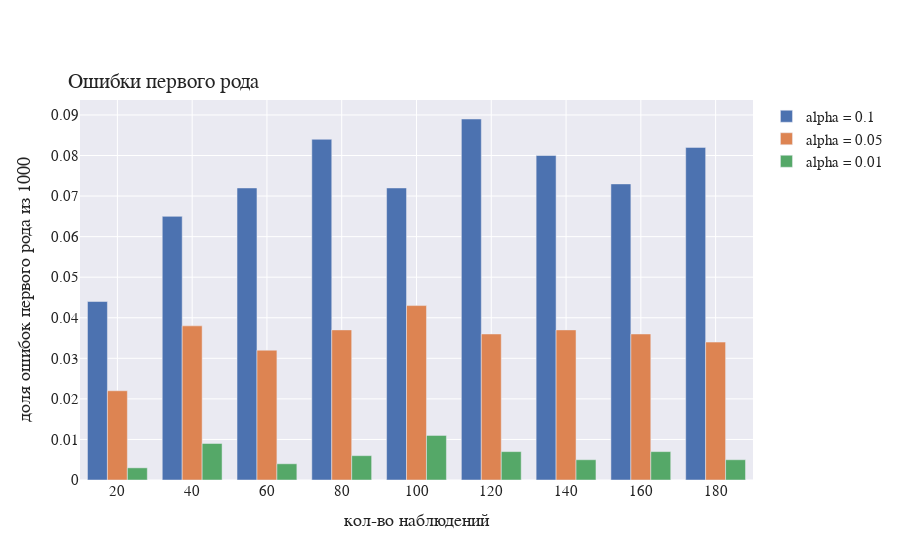
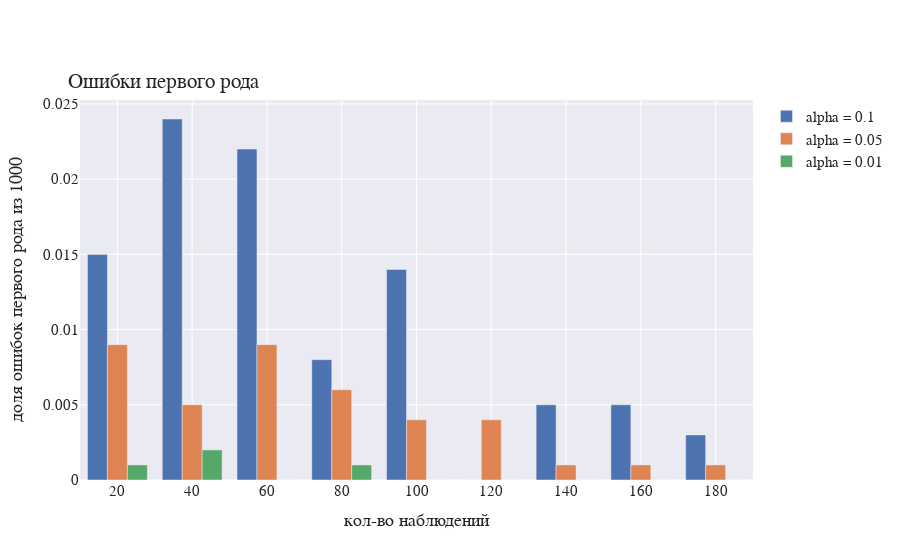

The cell these charts' notebook holds for them, in order:
### Code cell
for _ in range(1):
    stcks= ['i', 'j', 'k']
    corr = [[1, 0.2, 0.2], \
            [0.2, 1, 0.2], \
            [0.2, 0.2, 1]]

    test_rates(corr, stcks, 'simple', alpha_list=[0.1, 0.05, 0.01], iters=1000, title='Ошибки первого рода', \
               title_x='кол-во наблюдений' , title_y='доля ошибок первого рода из 1000')

    stcks= ['i', 'j', 'k', 'l']
    corr = [[1, 0, 0, 0], \
            [0, 1, 0, 0], \
            [0, 0, 1, 0.2], \
            [0, 0, 0.2, 1]]

    test_rates(corr, stcks, 'simple', alpha_list=[0.1, 0.05, 0.01], iters=1000, title='Ошибки первого рода', \
               title_x='кол-во наблюдений' , title_y='доля ошибок первого рода из 1000')

### Figure 1 — Plotly figure (JSON) as saved in the notebook; plotly's stock layout.template omitted (floating-point values rounded to 4 significant figures)
{"data": [{"name": "alpha = 0.1", "type": "bar", "x": [20, 40, 60, 80, 100, 120, 140, 160, 180], "y": [0.044, 0.065, 0.072, 0.084, 0.072, 0.089, 0.08, 0.073, 0.082]}, {"name": "alpha = 0.05", "type": "bar", "x": [20, 40, 60, 80, 100, 120, 140, 160, 180], "y": [0.022, 0.038, 0.032, 0.037, 0.043, 0.036, 0.037, 0.036, 0.034]}, {"name": "alpha = 0.01", "type": "bar", "x": [20, 40, 60, 80, 100, 120, 140, 160, 180], "y": [0.003, 0.009, 0.004, 0.006, 0.011, 0.007, 0.005, 0.007, 0.005]}], "layout": {"font": {"family": "Courier", "size": 15}, "title": {"text": "Ошибки первого рода", "x": 0.075, "xanchor": "left", "y": 0.87, "yanchor": "top"}, "xaxis": {"title": {"text": "кол-во наблюдений"}}, "yaxis": {"title": {"text": "доля ошибок первого рода из 1000"}}}}

### Figure 2 — Plotly figure (JSON) as saved in the notebook; plotly's stock layout.template omitted (floating-point values rounded to 4 significant figures)
{"data": [{"name": "alpha = 0.1", "type": "bar", "x": [20, 40, 60, 80, 100, 120, 140, 160, 180], "y": [0.015, 0.024, 0.022, 0.008, 0.014, 0, 0.005, 0.005, 0.003]}, {"name": "alpha = 0.05", "type": "bar", "x": [20, 40, 60, 80, 100, 120, 140, 160, 180], "y": [0.009, 0.005, 0.009, 0.006, 0.004, 0.004, 0.001, 0.001, 0.001]}, {"name": "alpha = 0.01", "type": "bar", "x": [20, 40, 60, 80, 100, 120, 140, 160, 180], "y": [0.001, 0.002, 0, 0.001, 0, 0, 0, 0, 0]}], "layout": {"font": {"family": "Courier", "size": 15}, "title": {"text": "Ошибки первого рода", "x": 0.075, "xanchor": "left", "y": 0.87, "yanchor": "top"}, "xaxis": {"title": {"text": "кол-во наблюдений"}}, "yaxis": {"title": {"text": "доля ошибок первого рода из 1000"}}}}
